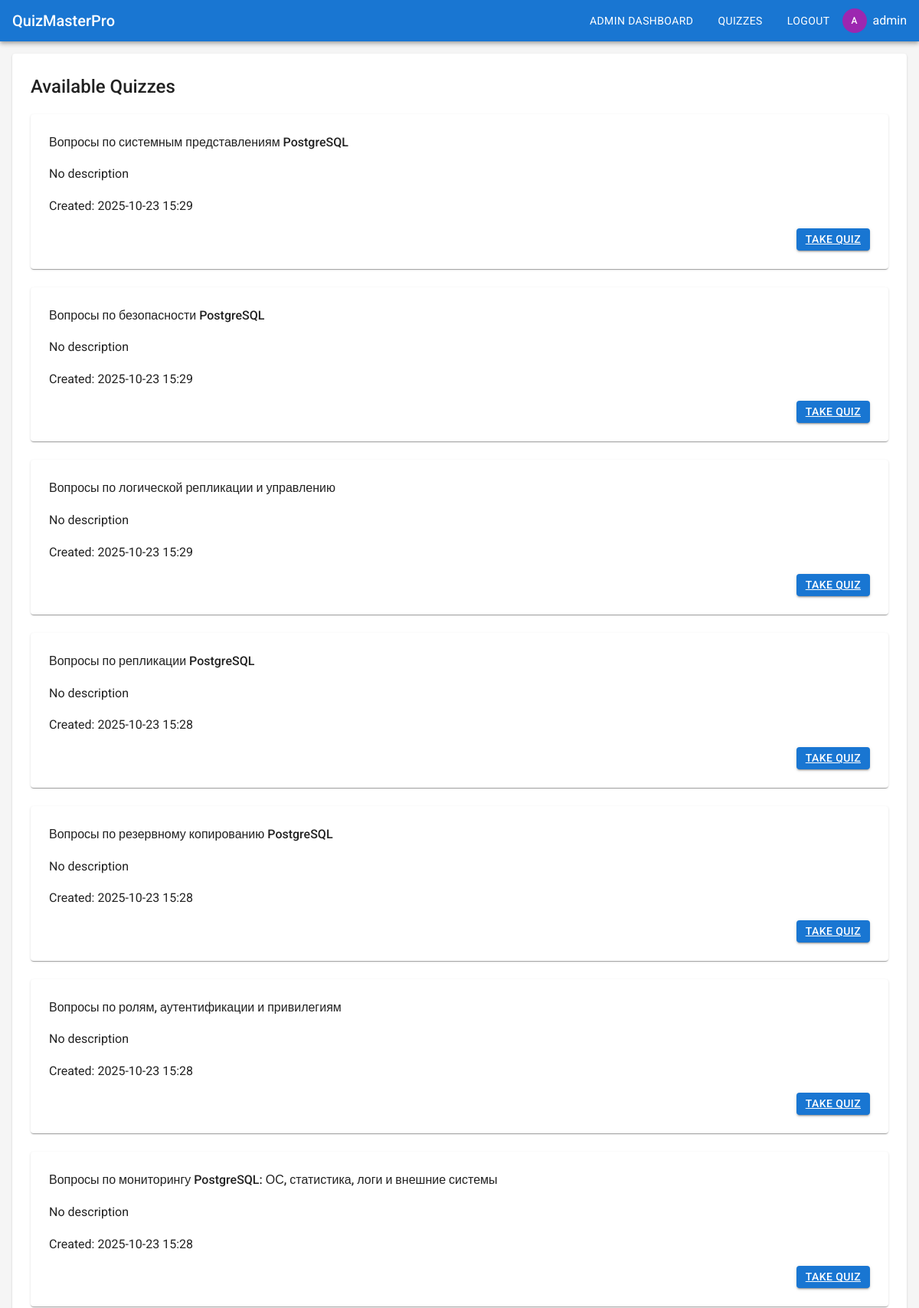
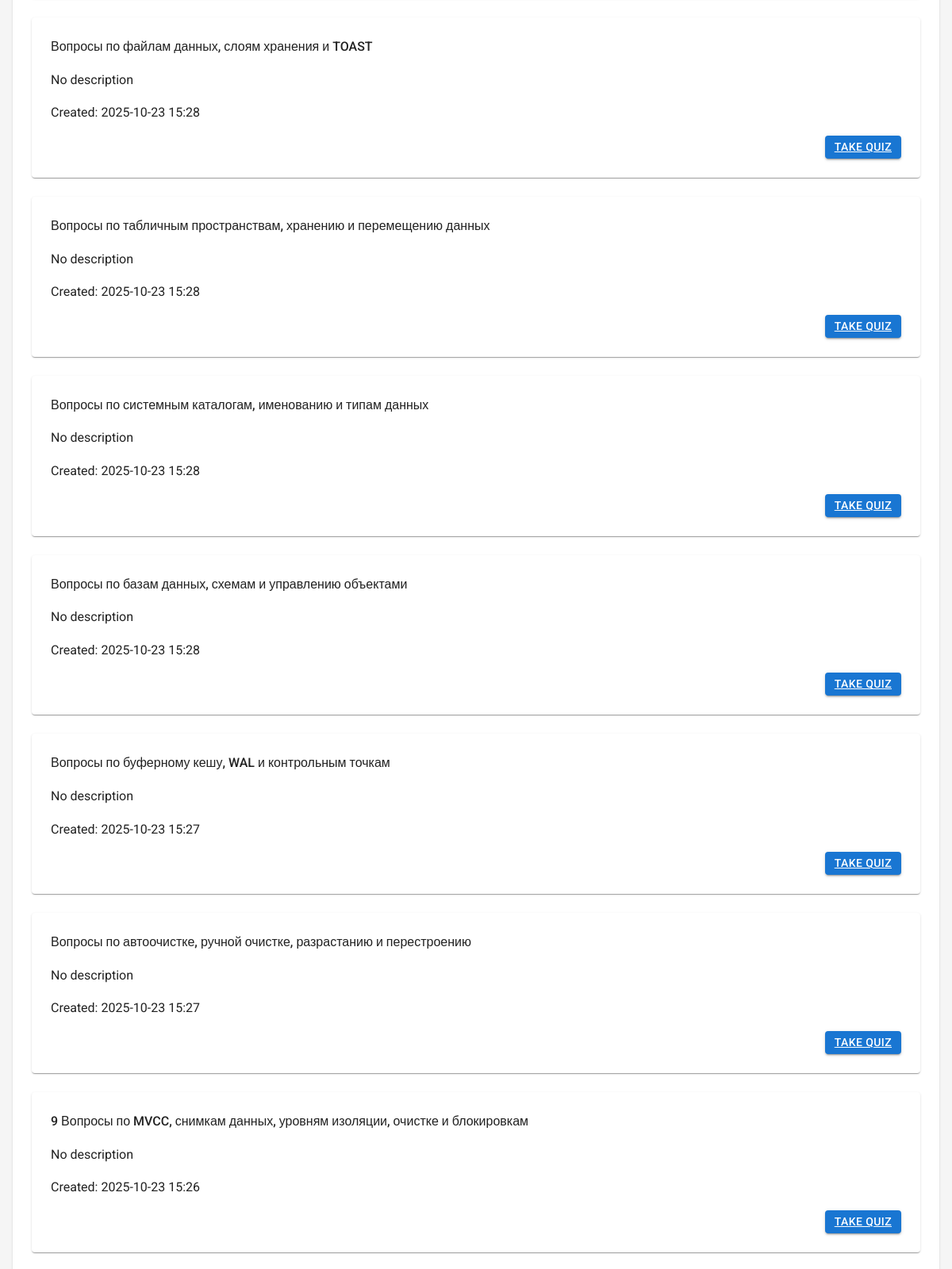
Screenshot of /quizzes/ (signed in, upper part) with the database file from the repository (2 pictures, top to bottom).
### app/models.py (models this page shows, shortened)
class User(db.Model, UserMixin):
    id = db.Column(db.Integer, primary_key=True)
    username = db.Column(db.String(64), index=True, unique=True)
    password_hash = db.Column(db.String(128))
    is_admin = db.Column(db.Boolean, default=False)
    created_at = db.Column(db.DateTime, default=datetime.utcnow)

class Quiz(db.Model):
    id = db.Column(db.Integer, primary_key=True)
    title = db.Column(db.String(128), nullable=False)
    description = db.Column(db.Text)
    created_at = db.Column(db.DateTime, default=datetime.utcnow)
    created_by = db.Column(db.Integer, db.ForeignKey('user.id'))
    is_active = db.Column(db.Boolean, default=True)
    questions = db.relationship('Question', backref='quiz', lazy='dynamic', cascade='all, delete-orphan')

### app/routes/quiz_routes.py (the view)
@quiz_bp.route('/')
@login_required
def list_quizzes():
    quizzes = Quiz.query.filter_by(is_active=True).order_by(Quiz.created_at.desc()).all()
    logger.info(f'User {current_user.username} accessed quiz list')
    return render_template('quiz/list.html', quizzes=quizzes)

### app/__init__.py (called while the page is built)
def create_app():
    app = Flask(__name__)
    app.config.from_object(Config)
    db.init_app(app)
    login_manager.init_app(app)
    login_manager.login_view = 'auth.login'
    from app.routes.main import main_bp
    from app.routes.auth_routes import auth_bp
    from app.routes.quiz_routes import quiz_bp
    from app.routes.admin_routes import admin_bp
    app.register_blueprint(main_bp)
    app.register_blueprint(auth_bp, url_prefix='/auth')
    app.register_blueprint(quiz_bp, url_prefix='/quizzes')
    app.register_blueprint(admin_bp)
    @login_manager.user_loader
    def load_user(user_id):
        from app.models import User
        return User.query.get(int(user_id))
    return app

### app/templates/quiz/list.html (shortened to what this page needs)
{% extends "base.html" %}
{% block content %}
<div class="card">
    <div class="card-content">
        <h2>Available Quizzes</h2>
        {% if quizzes %}
            <div class="quiz-list">
                {% for quiz in quizzes %}
                    <div class="card quiz-card">
                        <div class="card-content">
                            <h4>{{ quiz.title }}</h4>
                            <p>{{ quiz.description or 'No description' }}</p>
                            <p>Created: {{ quiz.created_at.strftime('%Y-%m-%d %H:%M') }}</p>
                            <div class="text-right">
                                <a href="{{ url_for('quiz.take_quiz', quiz_id=quiz.id) }}" class="btn btn-primary">Take Quiz</a>
                            </div>
                        </div>
                    </div>
                {% endfor %}
            </div>
        {% else %}
            <p>No quizzes available.</p>
        {% endif %}
    </div>
</div>
{% endblock %}

### app/templates/base.html (shortened to what this page needs)
<!DOCTYPE html>
<html lang="en">
<head>
    <link rel="stylesheet" href="{{ url_for('static', filename='css/material.css') }}">
</head>
<body>
    <nav class="navbar">
        <a href="{{ url_for('main.index') }}" class="navbar-brand">QuizMasterPro</a>
        <div class="navbar-menu">
            {% if current_user.is_authenticated %}
                {% if current_user.is_admin %}
                    <a href="{{ url_for('admin.dashboard') }}" class="navbar-item">Admin Dashboard</a>
                {% endif %}
                <a href="{{ url_for('quiz.list_quizzes') }}" class="navbar-item">Quizzes</a>
                <a href="{{ url_for('auth.logout') }}" class="navbar-item">Logout</a>
                <div class="user-info">
                    <span class="avatar">{{ current_user.username[0] | upper }}</span>
                    <span>{{ current_user.username }}</span>
                </div>
            {% else %}
                <a href="{{ url_for('auth.login') }}" class="navbar-item">Login</a>
            {% endif %}
        </div>
    </nav>
    <div class="container">
        {% block content %}
        {% endblock %}
    </div>
</body>
</html>

### app/static/css/material.css (style rules this page uses)
:root { --primary: #1976d2; --primary-dark: #1565c0; --primary-light: #42a5f5; --secondary: #9c27b0; --secondary-dark: #7b1fa2; --secondary-light: #ba68c8; --error: #d32f2f; --warning: #ed6c02; --info: #0288d1; --success: #2e7d32; --background: #f5f5f5; --surface: #ffffff; --text-primary: rgba(0, 0, 0, 0.87); --text-secondary: rgba(0, 0, 0, 0.6); --text-disabled: rgba(0, 0, 0, 0.38); --divider: rgba(0, 0, 0, 0.12); }
body { font-family: 'Roboto', sans-serif; margin: 0; padding: 0; background-color: var(--background); color: var(--text-primary); line-height: 1.6; }
h1, h2, h3, h4, h5, h6 { font-weight: 500; margin: 0 0 1rem 0; }
h2 { font-size: 1.5rem; }
.container { max-width: 1200px; margin: 0 auto; padding: 1rem; }
.card { background: var(--surface); border-radius: 4px; box-shadow: 0 2px 1px -1px rgba(0,0,0,0.2), 0 1px 1px 0 rgba(0,0,0,0.14), 0 1px 3px 0 rgba(0,0,0,0.12); padding: 1.5rem; margin-bottom: 1.5rem; }
.btn { display: inline-flex; align-items: center; justify-content: center; padding: 0.25rem 0.75rem; border-radius: 4px; font-size: 0.875rem; font-weight: 500; text-transform: uppercase; letter-spacing: 0.02857em; cursor: pointer; border: none; transition: background-color 250ms cubic-bezier(0.4, 0, 0.2, 1) 0ms, box-shadow 250ms cubic-bezier(0.4, 0, 0.2, 1) 0ms, border 250ms cubic-bezier(0.4, 0, 0.2, 1) 0ms; min-width: 64px; box-shadow: 0 3px 1px -2px rgba(0,0,0,0.2), 0 2px 2px 0 rgba(0,0,0,0.14), 0 1px 5px 0 rgba(0,0,0,0.12); line-height: 1.5; }
.btn-primary { background-color: var(--primary); color: white; }
.navbar { background-color: var(--primary); color: white; padding: 0 1rem; box-shadow: 0 2px 4px -1px rgba(0,0,0,0.2), 0 4px 5px 0 rgba(0,0,0,0.14), 0 1px 10px 0 rgba(0,0,0,0.12); display: flex; justify-content: space-between; align-items: center; }
.navbar-brand { font-size: 1.25rem; font-weight: 500; text-decoration: none; color: white; }
.navbar-menu { display: flex; align-items: center; }
.navbar-item { padding: 1rem; color: white; text-decoration: none; font-size: 0.875rem; text-transform: uppercase; letter-spacing: 0.02857em; }
.user-info { display: flex; align-items: center; }
.avatar { width: 32px; height: 32px; border-radius: 50%; background-color: var(--secondary); color: white; display: flex; align-items: center; justify-content: center; margin-right: 0.5rem; font-size: 0.75rem; font-weight: 500; }
.quiz-card { transition: transform 250ms cubic-bezier(0.4, 0, 0.2, 1) 0ms; }
.text-right { text-align: right; }

### rows the page displays
User: username "A", username "admin"
Quiz: title "Вопросы по системным представлениям PostgreSQL", description "No description", created_at "2025-10-23 15:29"
Quiz: title "Вопросы по безопасности PostgreSQL", description "No description", created_at "2025-10-23 15:29"
Quiz: title "Вопросы по логической репликации и управлению", description "No description", created_at "2025-10-23 15:29"
Quiz: title "Вопросы по репликации PostgreSQL", description "No description", created_at "2025-10-23 15:28"
Quiz: title "Вопросы по резервному копированию PostgreSQL", description "No description", created_at "2025-10-23 15:28"
Quiz: title "Вопросы по ролям, аутентификации и привилегиям", description "No description", created_at "2025-10-23 15:28"
Quiz: title "Вопросы по мониторингу PostgreSQL: ОС, статистика, логи и внешние системы", description "No description", created_at "2025-10-23 15:28"
Quiz: title "Вопросы по файлам данных, слоям хранения и TOAST", description "No description", created_at "2025-10-23 15:28"
Quiz: title "Вопросы по табличным пространствам, хранению и перемещению данных", description "No description", created_at "2025-10-23 15:28"
Quiz: title "Вопросы по системным каталогам, именованию и типам данных", description "No description", created_at "2025-10-23 15:28"
Quiz: title "Вопросы по базам данных, схемам и управлению объектами", description "No description", created_at "2025-10-23 15:28"
Quiz: title "Вопросы по буферному кешу, WAL и контрольным точкам", description "No description", created_at "2025-10-23 15:27"
Quiz: title "Вопросы по автоочистке, ручной очистке, разрастанию и перестроению", description "No description", created_at "2025-10-23 15:27"
Quiz: title "9 Вопросы по MVCC, снимкам данных, уровням изоляции, очистке и блокировкам", description "No description", created_at "2025-10-23 15:26"
